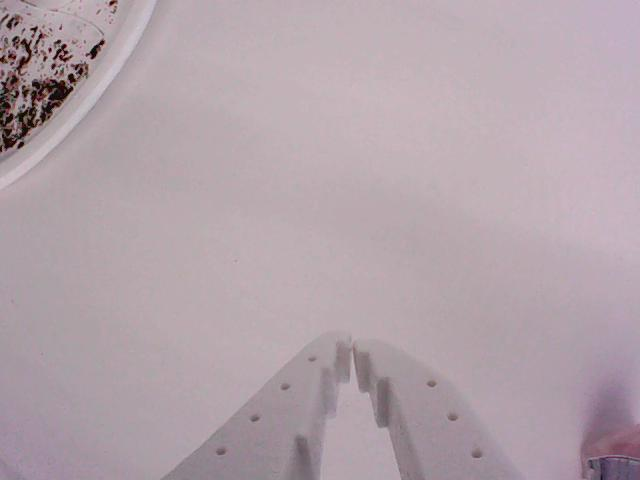
#> input picture runs/2026-10-23-lid-close-02/frames/0014.0s.jpg, 640 x 480 px; its folder holds only this picture in this run
$ python -i vision.py   (imports and definitions only)
#> lines starting #> are read from the running program, lines starting #| are printed output that depends on the picture; after the words box and inside, x2 and y2 are one past the last pixel; in counts of white or black regions, pixels touching at a corner belong together
#> further down, picture is the input picture: shape (480, 640, 3); mean B, G, R 169.9, 162.7, 178.1
"""Find pills on a two-zone mat (black half for light pills, white half for dark ones).

Angle convention, used everywhere in this file: image pixels, x right, y DOWN, degrees in [0, 180).
So +30 deg points right-and-down on screen. Never compare these numbers to robot yaw directly:
calib.Calibration.axis_yaw_deg maps the axis endpoints through the homography instead.
"""
from dataclasses import dataclass, field

import cv2
import numpy as np

ROUND_ASPECT = 1.15   # below this a pill has no long axis worth rotating for
MERGED_RATIO = 1.6    # blob area over a single pill's area that means "touching pills"
ANGLE_DISAGREE_DEG = 15.0


@dataclass
class Pill:
    id: int
    cx: float
    cy: float
    area_px: float
    aspect: float
    angle_deg: float | None          # long axis, image convention; None when round
    angle_moments_deg: float | None  # second-moment axis, the cross-check
    round: bool
    merged: bool
    zone: str                        # "dark" bg (light pill) or "light" bg (dark pill)
    lab: tuple                       # mean colour, OpenCV 8-bit Lab
    axis_px: tuple                   # ((x1, y1), (x2, y2)) long-axis endpoints
    box_px: list = field(default_factory=list)

    @property
    def angle_disagree(self) -> bool:
        if self.round or self.angle_deg is None or self.angle_moments_deg is None:
            return False
        return axis_diff(self.angle_deg, self.angle_moments_deg) > ANGLE_DISAGREE_DEG


def axis_diff(a: float, b: float) -> float:
    """Difference between two undirected axes: 179 and 1 are 2 apart."""
    d = abs(a - b) % 180.0
    return min(d, 180.0 - d)


def find_split(gray: np.ndarray, min_contrast: float = 60.0):
    """Column where the mat switches black/white, or None for a single-colour mat.
    Column medians ignore the pills because pills cover a small fraction of each column."""
#> called with min_contrast = 60
    col = np.median(gray, axis=0).astype(float)
#> col = 640 values, max 183 at index 579, min 154 at index 1, mean 173.5
    w = col.size
#> w = 640
    left, right = np.median(col[: w // 2]), np.median(col[w // 2:])
#> left = 171; right = 176
    if abs(left - right) < min_contrast:
        return None, float(np.median(gray)), float(np.median(gray))
    mid = (left + right) / 2
    above = col > mid
    flips = np.flatnonzero(above[1:] != above[:-1])
    split = int(flips[np.argmin(np.abs(flips - w // 2))]) + 1 if flips.size else w // 2
    return split, float(left), float(right)


def segment(gray: np.ndarray, delta: float = 50.0, band: int = 8, ignore=None,
            bright: np.ndarray | None = None) -> tuple[np.ndarray, np.ndarray]:
    """Binary pill mask plus a per-pixel zone map (True = dark background).
    Polarity is per zone: on black only brighter pixels count, on white only darker ones,
    so a shadow on the black half or a glare spot on the white half is not a pill.
    bright = per-pixel max(B, G, R): on black, a saturated blue or red pill is dark in grey
    (pure blue ~29) but bright in its own channel, so the dark zone tests that instead."""
    split, left, right = find_split(gray)
#> left = 173; right = 173
    h, w = gray.shape
#> h = 480; w = 640
    bg = np.empty((h, w), np.float32)
    if split is None:
        bg[:] = left
#> bg: shape (480, 640) float32; every value is 173
    else:
        bg[:, :split], bg[:, split:] = left, right
    dark_bg = bg < 128
#> dark_bg: shape (480, 640) bool; every value is 0
    g = gray.astype(np.float32)
    if bright is None:
        on_dark = g > bg + delta
    else:
        # Local background, not one median: a lamp makes black paper brighter on one side, and a
        # global threshold then reads the bright patch as pills. Opening with a kernel wider than
        # any pill erases the pills and keeps the paper's own brightness at each spot.
        v = bright.astype(np.uint8)
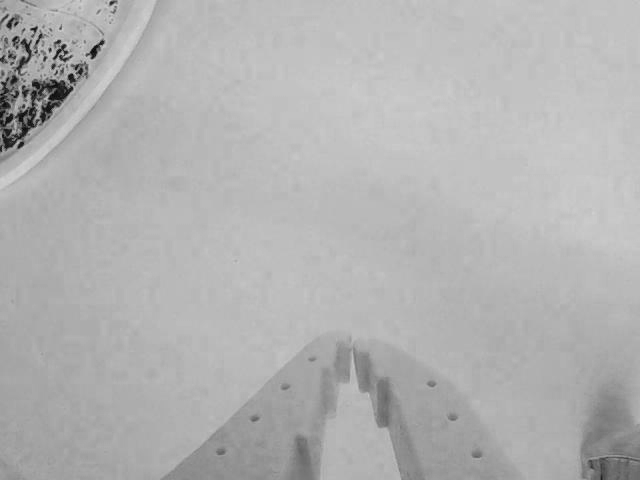
#> v: shape (480, 640); min 1, max 213, mean 178.1
        k = max(31, (min(h, w) // 8) | 1)
#> k = 61
        v_bg = cv2.morphologyEx(v, cv2.MORPH_OPEN, cv2.getStructuringElement(cv2.MORPH_ELLIPSE, (k, k)))
        v_bg = cv2.blur(v_bg, (k, k)).astype(np.float32)
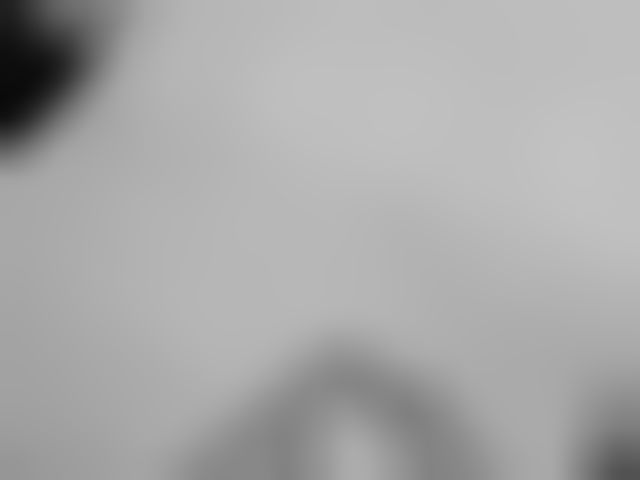
#> v_bg: shape (480, 640) float32; min 10, max 194, mean 168.9
        on_dark = v.astype(np.float32) > v_bg + delta
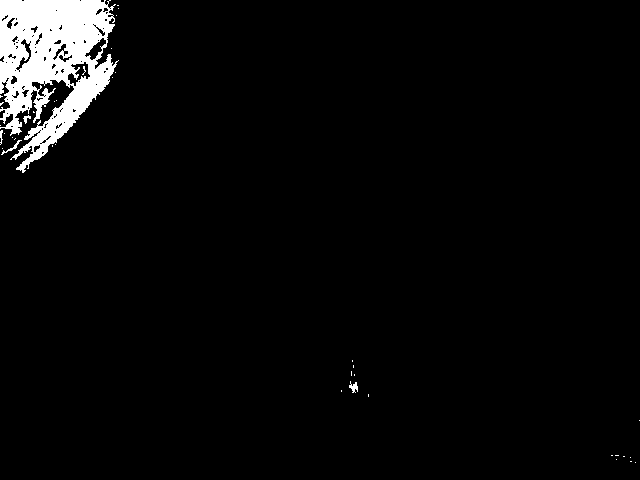
#> on_dark: shape (480, 640) bool; 3.8% white; 38 white regions (33 under 20 px), largest, box (x1, y1, x2, y2) and area: (0, 0, 119, 173) 11498, (349, 381, 358, 393) 59, (1, 140, 22, 155) 55, (23, 115, 31, 124) 33, (0, 130, 3, 145) 27
    mask = np.where(dark_bg, on_dark, g < bg - delta).astype(np.uint8) * 255
#> mask: shape (480, 640); 3.4% white; 83 white regions (55 under 20 px), largest, box (x1, y1, x2, y2) and area: (0, 36, 88, 154) 3611, (581, 400, 640, 480) 3529, (291, 436, 314, 480) 693
    if split is not None:
        mask[:, max(0, split - band): split + band] = 0  # the paper seam is not a pill
    if ignore is not None:
        mask[ignore > 0] = 0
    mask = cv2.morphologyEx(mask, cv2.MORPH_OPEN, cv2.getStructuringElement(cv2.MORPH_ELLIPSE, (3, 3)))
#> mask: shape (480, 640); 3.2% white; 43 white regions (18 under 20 px), largest, box (x1, y1, x2, y2) and area: (581, 400, 640, 480) 3511, (0, 36, 74, 154) 3280, (291, 436, 314, 480) 691
    # close fills specular highlights inside glossy pills
    mask = cv2.morphologyEx(mask, cv2.MORPH_CLOSE, cv2.getStructuringElement(cv2.MORPH_ELLIPSE, (5, 5)))
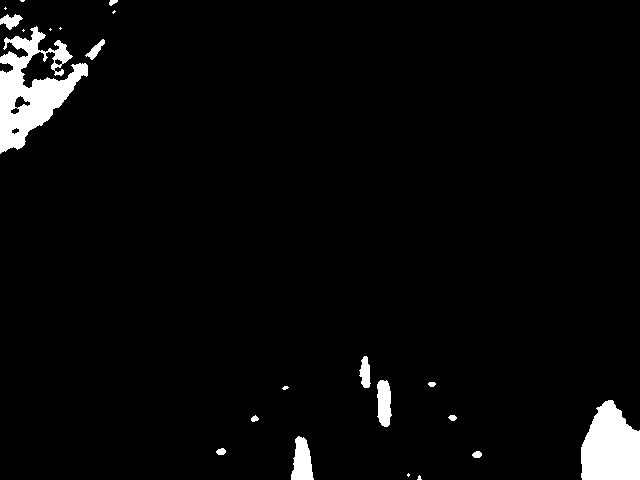
#> mask: shape (480, 640); 3.5% white; 22 white regions (9 under 20 px)
    return mask, dark_bg


def long_axis(contour) -> tuple[float, float, float, tuple, np.ndarray]:
    """(angle_deg, long_len, short_len, center, box) from cv2.boxPoints.
    The minAreaRect angle field changed convention across OpenCV versions; the longest box
    edge measured with our own atan2 does not."""
    rect = cv2.minAreaRect(contour)
    box = cv2.boxPoints(rect)
    edges = [box[(i + 1) % 4] - box[i] for i in range(4)]
    lens = [float(np.hypot(*e)) for e in edges]
    i = int(np.argmax(lens))
    dx, dy = edges[i]
    angle = float(np.degrees(np.arctan2(dy, dx))) % 180.0
    return angle, max(lens), min(lens), rect[0], box


def moments_axis(m: dict) -> float | None:
    if m["m00"] == 0:
        return None
    return float(np.degrees(0.5 * np.arctan2(2 * m["mu11"], m["mu20"] - m["mu02"]))) % 180.0


def detect(img: np.ndarray, min_area: float = 80.0, delta: float = 50.0, single_area: float | None = None,
           ignore=None) -> list[Pill]:
    """All pill blobs in a BGR image. single_area (px) is the enrolled one-pill area; without it the
    median blob stands in, which fails if most blobs are clusters."""
    gray = cv2.cvtColor(img, cv2.COLOR_BGR2GRAY)
    mask, dark_bg = segment(gray, delta=delta, ignore=ignore, bright=img.max(axis=2))
    contours, _ = cv2.findContours(mask, cv2.RETR_EXTERNAL, cv2.CHAIN_APPROX_NONE)
#> contours = 22 contours, 9 with area under 20; largest, box (x1, y1, x2, y2) and area: (0, 26, 88, 154) 4869, (581, 400, 640, 480) 3540, (291, 436, 314, 480) 644, (377, 380, 392, 427) 506, (359, 356, 371, 388) 222
    contours = [c for c in contours if cv2.contourArea(c) >= min_area]
#> contours = 7 contours; box (x1, y1, x2, y2) and area: (0, 26, 88, 154) 4869, (581, 400, 640, 480) 3540, (291, 436, 314, 480) 644, (377, 380, 392, 427) 506, (359, 356, 371, 388) 222, (0, 14, 23, 30) 176, (85, 39, 105, 60) 129
    if not contours:
        return []
    areas = [cv2.contourArea(c) for c in contours]
#> areas = [644, 3539.5, 506, 221.5, 129, 4869, 176]
    ref = single_area or float(np.median(areas))
#> ref = 506
    pills = []
    for i, (c, area) in enumerate(zip(contours, areas)):
        m = cv2.moments(c)
        cx, cy = m["m10"] / m["m00"], m["m01"] / m["m00"]
        angle, L, S, center, box = long_axis(c)
        aspect = L / max(S, 1e-6)
        is_round = aspect < ROUND_ASPECT
        u = np.array([np.cos(np.radians(angle)), np.sin(np.radians(angle))]) * L / 2
        axis = (tuple(np.array(center) - u), tuple(np.array(center) + u))
        # erode so the background's colour at the rim does not pull the mean
        pm = np.zeros(gray.shape, np.uint8)
        cv2.drawContours(pm, [c], -1, 255, -1)
        inner = cv2.erode(pm, np.ones((5, 5), np.uint8))
        bgr = cv2.mean(img, mask=inner if inner.any() else pm)[:3]
        lab = cv2.cvtColor(np.uint8([[bgr]]), cv2.COLOR_BGR2LAB)[0, 0]
        pills.append(Pill(
            id=i, cx=cx, cy=cy, area_px=float(area), aspect=float(aspect),
            angle_deg=None if is_round else angle,
            angle_moments_deg=None if is_round else moments_axis(m),
            round=is_round, merged=area > MERGED_RATIO * ref,
            zone="dark" if dark_bg[int(cy), int(cx)] else "light",
            lab=tuple(float(v) for v in lab), axis_px=axis, box_px=box.tolist()))
#> this loop made 7 passes
#> (area, cx, cy, rect in long_axis, box, edges in long_axis, lens in long_axis) on passes 1 to 3: (644, 301.8, 460.9, ((302, 457.5), (43, 22), -90), [[313, 479], [291, 479], [291, 436], [313, 436]], [[-22, 0], [0, -43], [22, 0], [0, 43]], [22, 43, 22, 43]), (3539.5, 610.3, 446.9, ((610, 439.5), (79, 58), -90), [[639, 479], [581, 479], [581, 400], [639, 400]], [[-58, 0], [0, -79], [58, 0], [0, 79]], [58, 79, 58, 79]), (506, 383.7, 402.5, ((384, 403), (46, 14), -90), [[391, 426], [377, 426], [377, 380], [391, 380]], [[-14, 0], [0, -46], [14, 0], [0, 46]], [14, 46, 14, 46])
#> (area, cx, cy, rect in long_axis, lens in long_axis, dx in long_axis, dy in long_axis) on passes 4, 6: (221.5, 364.9, 372.4, ((364.1, 371.6), (10.54, 31.17), -3.18), [31.17, 10.54, 31.17, 10.54], -1.73, -31.13), (4869, 31.01, 91.28, ((19.21, 86.75), (124.7, 86.03), -48.53), [86.03, 124.7, 86.03, 124.7], 82.59, -93.46)
#> pass 1, in detect, `inner = cv2.erode(pm, np.ones((5, 5), np.uint8))`:
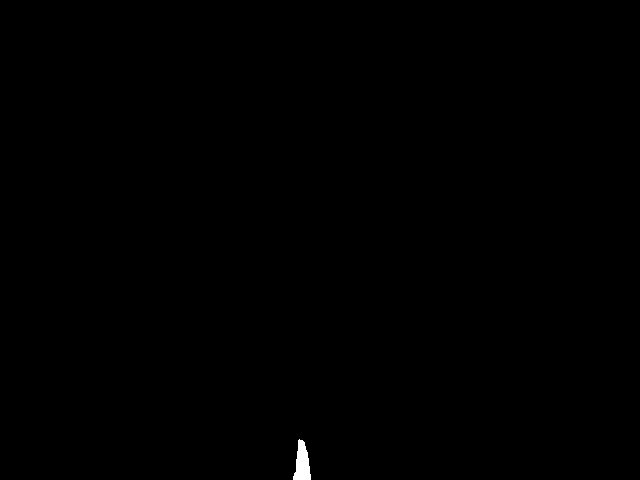
#> inner: shape (480, 640); 0.16% white; 1 white region, box (x1, y1, x2, y2) and area: (293, 439, 311, 480) 481
#> pass 3, in detect, `inner = cv2.erode(pm, np.ones((5, 5), np.uint8))`:
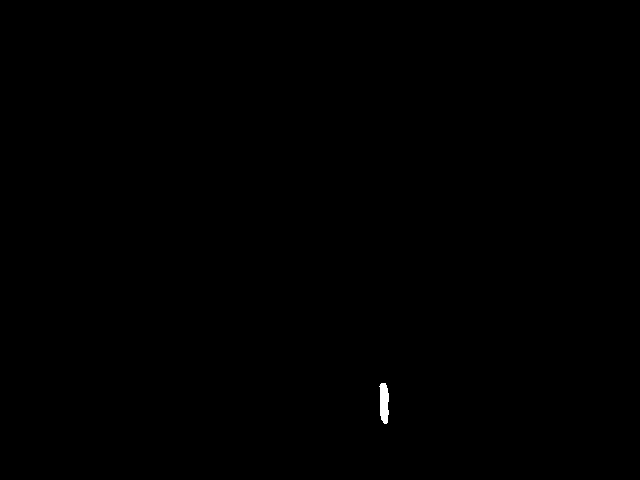
#> inner: shape (480, 640); 0.1% white; 1 white region, box (x1, y1, x2, y2) and area: (379, 383, 389, 424) 318
#> after the loop:
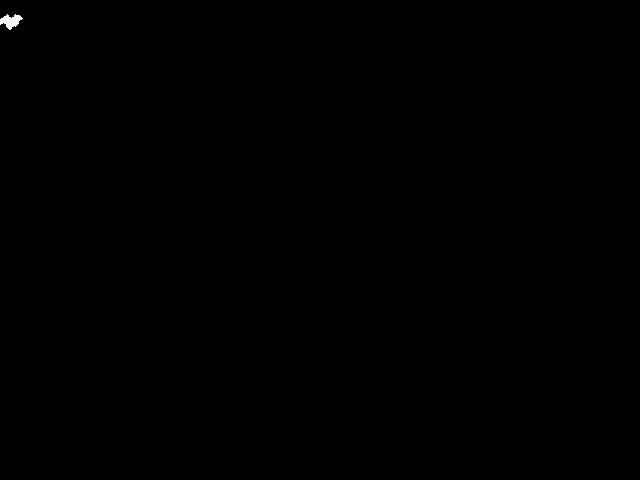
#> pm: shape (480, 640); 0.07% white; 1 white region, box (x1, y1, x2, y2) and area: (0, 14, 23, 30) 205
#> after the loop, pills = 7 items
    return pills


def annotate(img: np.ndarray, pills: list[Pill], labels: dict | None = None) -> np.ndarray:
    out = img.copy()
    for p in pills:
        colour = (0, 0, 255) if p.merged else (0, 200, 255) if p.round else (0, 255, 0)
        cv2.drawContours(out, [np.int32(p.box_px)], -1, colour, 2)
        if not p.round:
            a, b = p.axis_px
            cv2.line(out, tuple(map(int, a)), tuple(map(int, b)), (255, 0, 255), 2)
        text = f"{p.id}:{(labels or {}).get(p.id, '')}"
        cv2.putText(out, text, (int(p.cx) + 8, int(p.cy) - 8), cv2.FONT_HERSHEY_SIMPLEX, 0.5, (0, 0, 255), 1)
    return out

>>> import cv2
>>> picture = cv2.imread('runs/2026-10-23-lid-close-02/frames/0014.0s.jpg')
>>> result = detect(picture)
#> result = 7 items

$ run again, on runs/2026-10-23-lid-close-02/frames/0026.0s.jpg
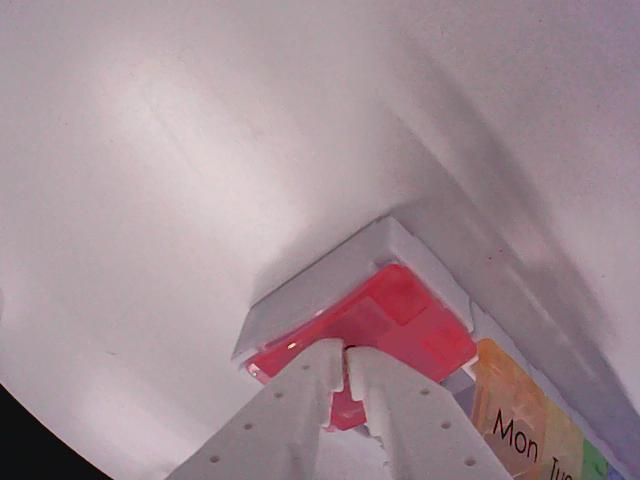
#> input picture runs/2026-10-23-lid-close-02/frames/0026.0s.jpg, 640 x 480 px
#> picture is the input picture: shape (480, 640, 3); mean B, G, R 147.5, 140.7, 161.6
#> col = 640 values, max 184.5 at index 167, min 118 at index 489, mean 154.2
#> in find_split, `left, right = np.median(col[: w // 2]), np.median(col[w // 2:])`: left = 174; right = 132
#> in segment, `split, left, right = find_split(gray)`: left = 153
#> bg: shape (480, 640) float32; every value is 153
#> dark_bg: shape (480, 640) bool; every value is 0
#> in segment, `on_dark = v.astype(np.float32) > v_bg + delta`:
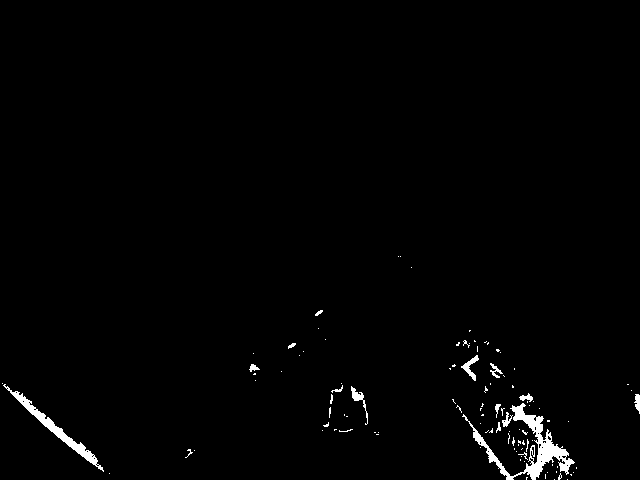
#> on_dark: shape (480, 640) bool; 1.3% white; 105 white regions (89 under 20 px), largest, box (x1, y1, x2, y2) and area: (462, 403, 575, 480) 1785, (3, 384, 104, 472) 893, (461, 355, 479, 381) 153
#> in detect, `contours, _ = cv2.findContours(mask, cv2.RETR_EXTERNAL, cv2.CHAIN_APPR..`: contours = 27 contours, 13 with area under 20; largest, box (x1, y1, x2, y2) and area: (249, 259, 486, 432) 13131, (0, 383, 113, 480) 4980, (453, 384, 626, 480) 4774, (514, 341, 640, 480) 3010, (529, 380, 542, 406) 80
#> in detect, `contours = [c for c in contours if cv2.contourArea(c) >= min_area]`: contours = 5 contours; box (x1, y1, x2, y2) and area: (249, 259, 486, 432) 13131, (0, 383, 113, 480) 4980, (453, 384, 626, 480) 4774, (514, 341, 640, 480) 3010, (529, 380, 542, 406) 80
#> areas = [4774, 4980.5, 80.5, 3009.5, 13131]
#> ref = 4774
#> the loop in detect, `for i, (c, area) in enumerate(zip(contours, areas)):` made 5 passes
#> (area, cx, cy, rect in long_axis, lens in long_axis, dx in long_axis, dy in long_axis) on passes 1, 4, 5: (4774, 527.7, 445.9, ((532.3, 450.1), (68.07, 191.4), -62.78), [191.4, 68.07, 191.4, 68.07], -170.2, -87.52), (3009.5, 608.1, 423.7, ((592.6, 396.2), (50.33, 185.5), -41.39), [185.5, 50.33, 185.5, 50.33], -122.7, -139.2), (13131, 382, 333.6, ((367.6, 358.6), (195.3, 143.1), -36.28), [143.1, 195.3, 143.1, 195.3], 157.4, -115.5)
#> after the loop in detect, `for i, (c, area) in enumerate(zip(contours, areas)):`:
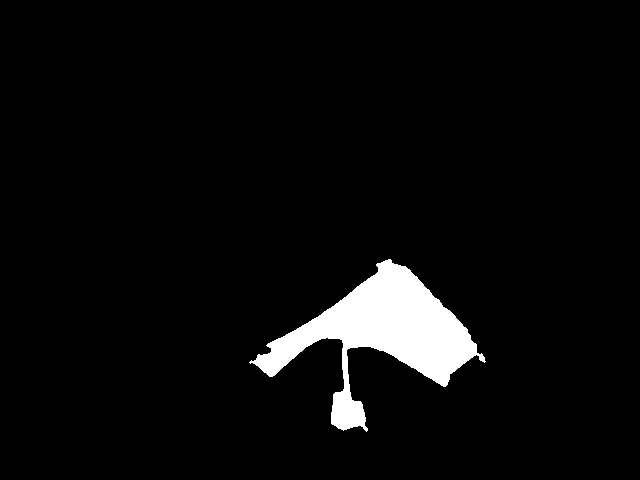
#> pm: shape (480, 640); 4.4% white; 1 white region, box (x1, y1, x2, y2) and area: (249, 259, 486, 432) 13506
#> after the loop in detect, `for i, (c, area) in enumerate(zip(contours, areas)):`: pills = 5 items
